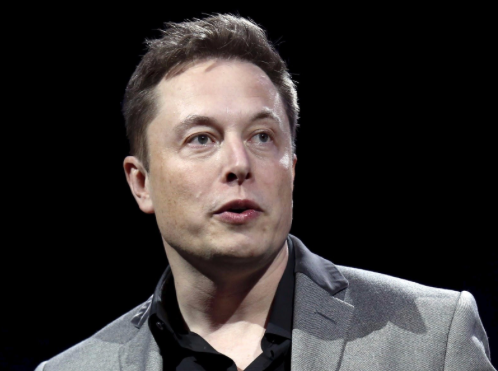
#> input picture Training/Elon/Screen Shot 2016-10-09 at 4.01.04 PM.png, 498 x 371 px; its folder holds only this picture in this run
$ python opencv.py   (Python 2 division)
#> lines starting #> are read from the running program, lines starting #| are printed output that depends on the picture
import numpy as np
import cv2
import os

images = []
labels = []

face_cascade = cv2.CascadeClassifier('haarcascade_frontalface_default.xml')

def addFaces(name, dir):
#> called with name = 'Elon'
    img = cv2.imread(dir)
#> img is the input picture: shape (371, 498, 3); mean B, G, R 46.5, 47.3, 52.1
    gray = cv2.cvtColor(img, cv2.COLOR_BGR2GRAY)
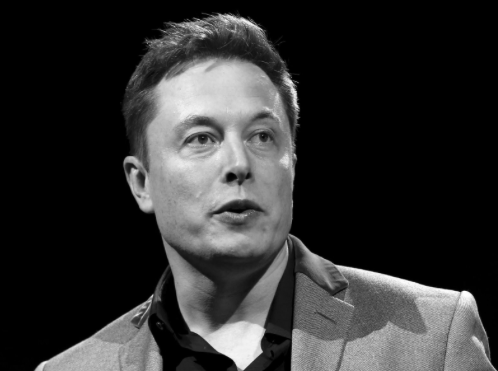
#> gray: shape (371, 498); min 0, max 254, mean 48.6
    faces = face_cascade.detectMultiScale(gray, 1.3, 5)
#> faces = [[136, 58, 192, 192]]
    for (x,y,w,h) in faces:
        images.append(gray[y:y+h, x:x+w])
        labels.append(name)
#> this loop made 1 pass
#> after the loop, images = 1 item; labels = ['Elon']

for folders in os.walk('Training'):
    for folder in os.listdir('Training'):
        for file in os.walk('Training/' + folder):
            print file
            arr = file[2]
            for img in arr:
                if img != ".DS_Store":
                    print 'Training/' + folder + '/' + img
                    addFaces(folder, 'Training/' + folder + '/' + img)

for index, l in enumerate(labels):
    if l == 'Elon':
        labels[index] = 0
    else:
        labels[index] = 1
#> this loop made 6 passes
#> after the loop, labels = [0, 1, 0, 1, 0, 1]

#> (the run stopped early here; a loop or call above may not have finished)
